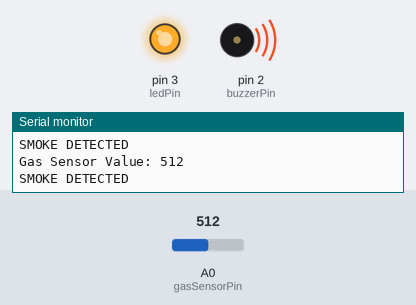
Simulated run of this sketch. Board: Arduino Uno, built with avr-gcc and run on an emulated ATmega328P. On the bench: output pins drawn as LEDs (lit = HIGH), buzzer (waves = sounding, pin HIGH), the last lines printed to the serial monitor. The test bench sets the inputs (shaded band); at power-on: A0 (gasSensorPin) = 512.

Above: at 1.8 s.
1.9 s: A0 (gasSensorPin) set to 490
At 2.4 s:
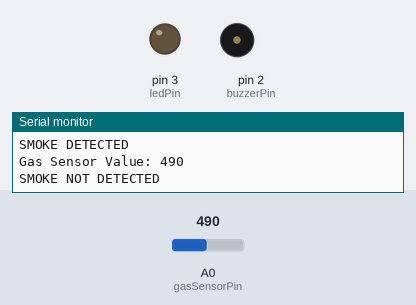
3.5 s: A0 (gasSensorPin) set to 510
At 5.2 s:
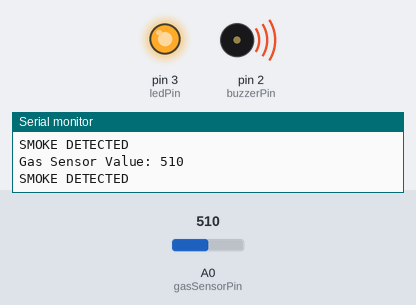
5.5 s: A0 (gasSensorPin) set to 306
At 6.8 s:
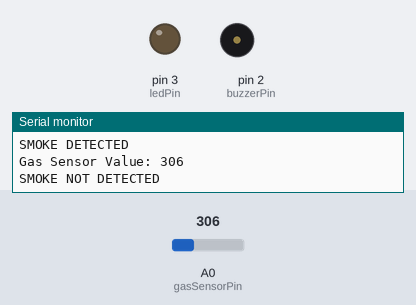
Timing chart, 0 to 8.5 s (numbered marks = the images above; inputs shaded):
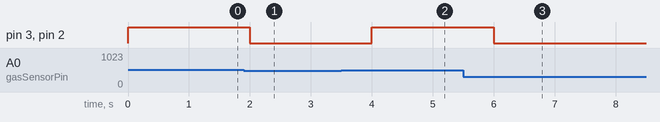

The sketch:

rajveer_inbt048291.ino
```cpp
const int gasSensorPin = A0; // Analog pin for the gas sensor
const int buzzerPin = 2;     // Digital pin for the buzzer
const int ledPin = 3;        // Digital pin for the LED

void setup() {
  pinMode(buzzerPin, OUTPUT);
  pinMode(ledPin, OUTPUT);
  Serial.begin(9600);
}

void loop() {
  int gasValue = analogRead(gasSensorPin);

  // Check if the gas sensor detects gas (adjust threshold as needed)
  if (gasValue > 500) {
    digitalWrite(buzzerPin, HIGH); // Turn on the buzzer
    digitalWrite(ledPin, HIGH);    // Turn on the LED
    Serial.print("Gas Sensor Value: ");
    Serial.println(gasValue);
    Serial.println("SMOKE DETECTED");
  } else {
    digitalWrite(buzzerPin, LOW);  // Turn off the buzzer
    digitalWrite(ledPin, LOW);     // Turn off the LED
    Serial.print("Gas Sensor Value: ");
    Serial.println(gasValue);
    Serial.println("SMOKE NOT DETECTED");
  }

  delay(1000); // Adjust the delay as needed
}
```

Measured:
- the behaviour switches between 501 and 500 on A0 (gasSensorPin) (found by bisection; images 0 and 1)
- after the input at 1.9 s, pin 3 (ledPin), pin 2 (buzzerPin): HIGH → LOW after 0.10 s
- after the input at 3.5 s, pin 3 (ledPin), pin 2 (buzzerPin): LOW → HIGH after 0.50 s
- after the input at 5.5 s, pin 3 (ledPin), pin 2 (buzzerPin): HIGH → LOW after 0.50 s
